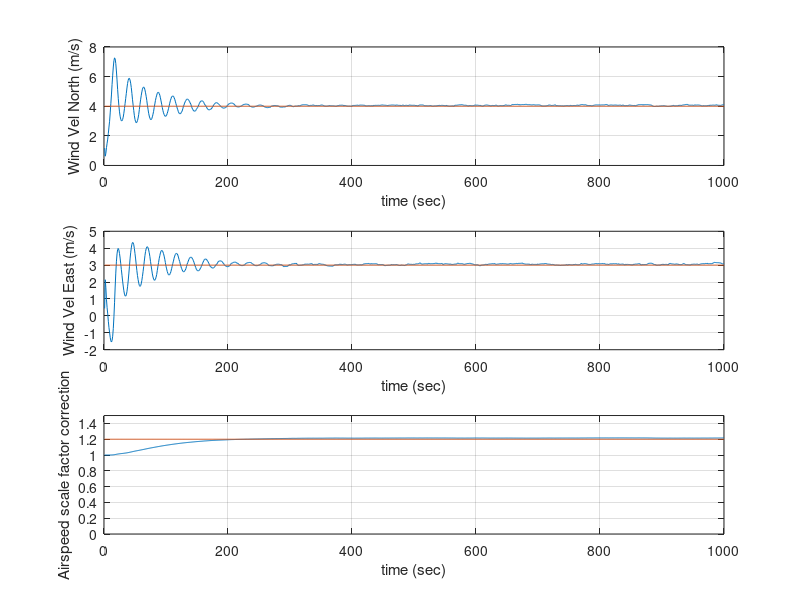

This figure's MATLAB source:
% Implementation of a simple 3-state EKF that can identify the scale
% factor that needs to be applied to a true airspeed measurement
% Paul Riseborough 27 June 2013

% Inputs:
% Measured true airsped (m/s)

clear all;

% Define wind speed used for truth model
vwn_truth = 4.0;
vwe_truth = 3.0;
vwd_truth = -0.5; % convection can produce values of up to 1.5 m/s, however
                  % average will zero over longer periods at lower altitudes
                  % Slope lift will be persistent

% Define airspeed scale factor used for truth model
K_truth = 1.2;

% Use a 1 second time step
DT = 1.0;

% Define the initial state error covariance matrix
% Assume initial wind uncertainty of 10 m/s and scale factor uncertainty of
% 0.2
P = diag([10^2 10^2 0.001^2]);

% Define state error growth matrix assuming wind changes at a rate of 0.1
% m/s/s and scale factor drifts at a rate of 0.001 per second
Q = diag([0.1^2 0.1^2 0.001^2])*DT^2;

% Define the initial state matrix assuming zero wind and a scale factor of
% 1.0
x = [0;0;1.0];

for i = 1:1000

    %% Calculate truth values
    % calculate ground velocity by simulating a wind relative
    % circular path of of 60m radius and 16 m/s airspeed
    time = i*DT;
    radius = 60;
    TAS_truth = 16;
    vwnrel_truth = TAS_truth*cos(TAS_truth*time/radius);
    vwerel_truth = TAS_truth*sin(TAS_truth*time/radius);
    vwdrel_truth = 0.0;
    vgn_truth = vwnrel_truth + vwn_truth;
    vge_truth = vwerel_truth + vwe_truth;
    vgd_truth = vwdrel_truth + vwd_truth;

    % calculate measured ground velocity and airspeed, adding some noise and
    % adding a scale factor to the airspeed measurement.
    vgn_mea = vgn_truth + 0.1*rand;
    vge_mea = vge_truth + 0.1*rand;
    vgd_mea = vgd_truth + 0.1*rand;
    TAS_mea = K_truth * TAS_truth + 0.5*rand;

    %% Perform filter processing
    % This benefits from a matrix library that can handle up to 3x3
    % matrices

    % Perform the covariance prediction
    % Q is a diagonal matrix so only need to add three terms in
    % C code implementation
    P = P + Q;

    % Perform the predicted measurement using the current state estimates
    % No state prediction required because states are assumed to be time
    % invariant plus process noise
    % Ignore vertical wind component
    TAS_pred = x(3) * sqrt((vgn_mea - x(1))^2 + (vge_mea - x(2))^2 + vgd_mea^2);

    % Calculate the observation Jacobian H_TAS
    SH1 = (vge_mea - x(2))^2 + (vgn_mea - x(1))^2;
    SH2 = 1/sqrt(SH1);
    H_TAS = zeros(1,3);
    H_TAS(1,1) = -(x(3)*SH2*(2*vgn_mea - 2*x(1)))/2;
    H_TAS(1,2) = -(x(3)*SH2*(2*vge_mea - 2*x(2)))/2;
    H_TAS(1,3) = 1/SH2;

    % Calculate the fusion innovaton covariance assuming a TAS measurement
    % noise of 1.0 m/s
    S = H_TAS*P*H_TAS' + 1.0; % [1 x 3] * [3 x 3] * [3 x 1] + [1 x 1]

    % Calculate the Kalman gain
    KG = P*H_TAS'/S; % [3 x 3] * [3 x 1] / [1 x 1]

    % Update the states
    x = x + KG*(TAS_mea - TAS_pred); % [3 x 1] + [3 x 1] * [1 x 1]

    % Update the covariance matrix
    P = P - KG*H_TAS*P; % [3 x 3] *

    % force symmetry on the covariance matrix - necessary due to rounding
    % errors
    % Implementation will also need a further check to prevent diagonal
    % terms becoming negative due to rounding errors
    % This step can be made more efficient by excluding diagonal terms
    % (would reduce processing by 1/3)
    P = 0.5*(P + P'); % [1 x 1] * ( [3 x 3] + [3 x 3])

    %% Store results
    output(i,:) = [time,x(1),x(2),x(3),vwn_truth,vwe_truth,K_truth];

end

%% Plot output
figure;
subplot(3,1,1);plot(output(:,1),[output(:,2),output(:,5)]);
ylabel('Wind Vel North (m/s)');
xlabel('time (sec)');
grid on;
subplot(3,1,2);plot(output(:,1),[output(:,3),output(:,6)]);
ylabel('Wind Vel East (m/s)');
xlabel('time (sec)');
grid on;
subplot(3,1,3);plot(output(:,1),[output(:,4),output(:,7)]);
ylim([0 1.5]);
ylabel('Airspeed scale factor correction');
xlabel('time (sec)');
grid on;

